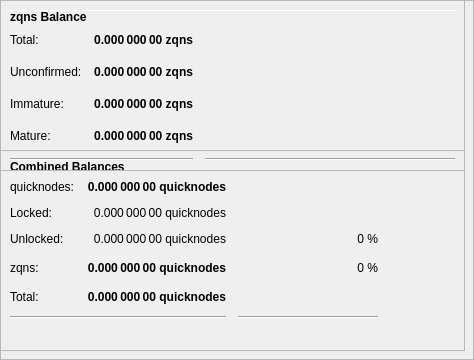
        <widget class="QFrame" name="frameObfuscation">
         <property name="minimumSize">
          <size>
           <width>0</width>
           <height>350</height>
          </size>
         </property>
         <property name="layoutDirection">
          <enum>Qt::LeftToRight</enum>
         </property>
         <property name="frameShape">
          <enum>QFrame::StyledPanel</enum>
         </property>
         <property name="frameShadow">
          <enum>QFrame::Raised</enum>
         </property>
         <widget class="QPushButton" name="runAutoDenom">
          <property name="geometry">
           <rect>
            <x>251</x>
            <y>17</y>
            <width>1</width>
            <height>1</height>
           </rect>
          </property>
          <property name="palette">
           <palette>
            <active>
             <colorrole role="WindowText">
              <brush brushstyle="SolidPattern">
               <color alpha="255">
                <red>0</red>
                <green>0</green>
                <blue>0</blue>
               </color>
              </brush>
             </colorrole>
             <colorrole role="Button">
              <brush brushstyle="SolidPattern">
               <color alpha="255">
                <red>239</red>
                <green>238</green>
                <blue>238</blue>
               </color>
              </brush>
             </colorrole>
             <colorrole role="Light">
              <brush brushstyle="SolidPattern">
               <color alpha="255">
                <red>255</red>
                <green>255</green>
                <blue>255</blue>
               </color>
              </brush>
             </colorrole>
             <colorrole role="Midlight">
              <brush brushstyle="SolidPattern">
               <color alpha="255">
                <red>247</red>
                <green>246</green>
                <blue>246</blue>
               </color>
              </brush>
             </colorrole>
             <colorrole role="Dark">
              <brush brushstyle="SolidPattern">
               <color alpha="255">
                <red>119</red>
                <green>119</green>
                <blue>119</blue>
               </color>
              </brush>
             </colorrole>
             <colorrole role="Mid">
              <brush brushstyle="SolidPattern">
               <color alpha="255">
                <red>159</red>
                <green>159</green>
                <blue>159</blue>
               </color>
              </brush>
             </colorrole>
             <colorrole role="Text">
              <brush brushstyle="SolidPattern">
               <color alpha="255">
                <red>0</red>
                <green>0</green>
                <blue>0</blue>
               </color>
              </brush>
             </colorrole>
             <colorrole role="BrightText">
              <brush brushstyle="SolidPattern">
               <color alpha="255">
                <red>255</red>
                <green>255</green>
                <blue>255</blue>
               </color>
              </brush>
             </colorrole>
             <colorrole role="ButtonText">
              <brush brushstyle="SolidPattern">
               <color alpha="255">
                <red>0</red>
                <green>0</green>
                <blue>0</blue>
               </color>
              </brush>
             </colorrole>
             <colorrole role="Base">
              <brush brushstyle="SolidPattern">
               <color alpha="255">
                <red>255</red>
                <green>255</green>
                <blue>255</blue>
               </color>
              </brush>
             </colorrole>
             <colorrole role="Window">
              <brush brushstyle="SolidPattern">
               <color alpha="255">
                <red>239</red>
                <green>238</green>
                <blue>238</blue>
               </color>
              </brush>
             </colorrole>
             <colorrole role="Shadow">
              <brush brushstyle="SolidPattern">
               <color alpha="255">
                <red>0</red>
                <green>0</green>
                <blue>0</blue>
               </color>
              </brush>
             </colorrole>
             <colorrole role="AlternateBase">
              <brush brushstyle="SolidPattern">
               <color alpha="255">
                <red>247</red>
                <green>246</green>
                <blue>246</blue>
               </color>
              </brush>
             </colorrole>
             <colorrole role="ToolTipBase">
              <brush brushstyle="SolidPattern">
               <color alpha="255">
                <red>255</red>
                <green>255</green>
                <blue>220</blue>
               </color>
              </brush>
             </colorrole>
             <colorrole role="ToolTipText">
              <brush brushstyle="SolidPattern">
               <color alpha="255">
                <red>0</red>
                <green>0</green>
                <blue>0</blue>
               </color>
              </brush>
             </colorrole>
            </active>
            <inactive>
             <colorrole role="WindowText">
              <brush brushstyle="SolidPattern">
               <color alpha="255">
                <red>0</red>
                <green>0</green>
                <blue>0</blue>
               </color>
              </brush>
             </colorrole>
             <colorrole role="Button">
              <brush brushstyle="SolidPattern">
               <color alpha="255">
                <red>239</red>
                <green>238</green>
                <blue>238</blue>
               </color>
              </brush>
             </colorrole>
             <colorrole role="Light">
              <brush brushstyle="SolidPattern">
               <color alpha="255">
                <red>255</red>
                <green>255</green>
                <blue>255</blue>
               </color>
              </brush>
             </colorrole>
             <colorrole role="Midlight">
              <brush brushstyle="SolidPattern">
               <color alpha="255">
                <red>247</red>
                <green>246</green>
                <blue>246</blue>
               </color>
              </brush>
             </colorrole>
             <colorrole role="Dark">
              <brush brushstyle="SolidPattern">
               <color alpha="255">
                <red>119</red>
                <green>119</green>
                <blue>119</blue>
               </color>
              </brush>
             </colorrole>
             <colorrole role="Mid">
              <brush brushstyle="SolidPattern">
               <color alpha="255">
                <red>159</red>
                <green>159</green>
                <blue>159</blue>
               </color>
              </brush>
             </colorrole>
             <colorrole role="Text">
              <brush brushstyle="SolidPattern">
               <color alpha="255">
                <red>0</red>
                <green>0</green>
                <blue>0</blue>
               </color>
              </brush>
             </colorrole>
             <colorrole role="BrightText">
              <brush brushstyle="SolidPattern">
               <color alpha="255">
                <red>255</red>
                <green>255</green>
                <blue>255</blue>
               </color>
              </brush>
             </colorrole>
             <colorrole role="ButtonText">
              <brush brushstyle="SolidPattern">
               <color alpha="255">
                <red>0</red>
                <green>0</green>
                <blue>0</blue>
               </color>
              </brush>
             </colorrole>
             <colorrole role="Base">
              <brush brushstyle="SolidPattern">
               <color alpha="255">
                <red>255</red>
                <green>255</green>
                <blue>255</blue>
               </color>
              </brush>
             </colorrole>
             <colorrole role="Window">
              <brush brushstyle="SolidPattern">
               <color alpha="255">
                <red>239</red>
                <green>238</green>
                <blue>238</blue>
               </color>
              </brush>
             </colorrole>
             <colorrole role="Shadow">
              <brush brushstyle="SolidPattern">
               <color alpha="255">
                <red>0</red>
                <green>0</green>
                <blue>0</blue>
               </color>
              </brush>
             </colorrole>
             <colorrole role="AlternateBase">
              <brush brushstyle="SolidPattern">
               <color alpha="255">
                <red>247</red>
                <green>246</green>
                <blue>246</blue>
               </color>
              </brush>
             </colorrole>
             <colorrole role="ToolTipBase">
              <brush brushstyle="SolidPattern">
               <color alpha="255">
                <red>255</red>
                <green>255</green>
                <blue>220</blue>
               </color>
              </brush>
             </colorrole>
             <colorrole role="ToolTipText">
              <brush brushstyle="SolidPattern">
               <color alpha="255">
                <red>0</red>
                <green>0</green>
                <blue>0</blue>
               </color>
              </brush>
             </colorrole>
            </inactive>
            <disabled>
             <colorrole role="WindowText">
              <brush brushstyle="SolidPattern">
               <color alpha="255">
                <red>119</red>
                <green>119</green>
                <blue>119</blue>
               </color>
              </brush>
             </colorrole>
             <colorrole role="Button">
              <brush brushstyle="SolidPattern">
               <color alpha="255">
                <red>239</red>
                <green>238</green>
                <blue>238</blue>
               </color>
              </brush>
             </colorrole>
             <colorrole role="Light">
              <brush brushstyle="SolidPattern">
               <color alpha="255">
                <red>255</red>
                <green>255</green>
                <blue>255</blue>
               </color>
              </brush>
             </colorrole>
             <colorrole role="Midlight">
              <brush brushstyle="SolidPattern">
               <color alpha="255">
                <red>247</red>
                <green>246</green>
                <blue>246</blue>
               </color>
              </brush>
             </colorrole>
             <colorrole role="Dark">
              <brush brushstyle="SolidPattern">
               <color alpha="255">
                <red>119</red>
                <green>119</green>
                <blue>119</blue>
               </color>
              </brush>
             </colorrole>
             <colorrole role="Mid">
              <brush brushstyle="SolidPattern">
               <color alpha="255">
                <red>159</red>
                <green>159</green>
                <blue>159</blue>
               </color>
              </brush>
             </colorrole>
             <colorrole role="Text">
              <brush brushstyle="SolidPattern">
               <color alpha="255">
                <red>119</red>
                <green>119</green>
                <blue>119</blue>
               </color>
              </brush>
             </colorrole>
             <colorrole role="BrightText">
              <brush brushstyle="SolidPattern">
               <color alpha="255">
                <red>255</red>
                <green>255</green>
                <blue>255</blue>
               </color>
              </brush>
             </colorrole>
             <colorrole role="ButtonText">
              <brush brushstyle="SolidPattern">
               <color alpha="255">
                <red>119</red>
                <green>119</green>
                <blue>119</blue>
               </color>
              </brush>
             </colorrole>
             <colorrole role="Base">
              <brush brushstyle="SolidPattern">
               <color alpha="255">
                <red>239</red>
                <green>238</green>
                <blue>238</blue>
               </color>
              </brush>
             </colorrole>
             <colorrole role="Window">
              <brush brushstyle="SolidPattern">
               <color alpha="255">
                <red>239</red>
                <green>238</green>
                <blue>238</blue>
               </color>
              </brush>
             </colorrole>
             <colorrole role="Shadow">
              <brush brushstyle="SolidPattern">
               <color alpha="255">
                <red>0</red>
                <green>0</green>
                <blue>0</blue>
               </color>
              </brush>
             </colorrole>
             <colorrole role="AlternateBase">
              <brush brushstyle="SolidPattern">
               <color alpha="255">
                <red>239</red>
                <green>238</green>
                <blue>238</blue>
               </color>
              </brush>
             </colorrole>
             <colorrole role="ToolTipBase">
              <brush brushstyle="SolidPattern">
               <color alpha="255">
                <red>255</red>
                <green>255</green>
                <blue>220</blue>
               </color>
              </brush>
             </colorrole>
             <colorrole role="ToolTipText">
              <brush brushstyle="SolidPattern">
               <color alpha="255">
                <red>0</red>
                <green>0</green>
                <blue>0</blue>
               </color>
              </brush>
             </colorrole>
            </disabled>
           </palette>
          </property>
          <property name="focusPolicy">
           <enum>Qt::NoFocus</enum>
          </property>
          <property name="autoFillBackground">
           <bool>true</bool>
          </property>
          <property name="text">
           <string/>
          </property>
          <property name="flat">
           <bool>true</bool>
          </property>
         </widget>
         <widget class="Line" name="line">
          <property name="geometry">
           <rect>
            <x>7</x>
            <y>10</y>
            <width>451</width>
            <height>1</height>
           </rect>
          </property>
          <property name="orientation">
           <enum>Qt::Horizontal</enum>
          </property>
         </widget>
         <widget class="QFrame" name="frame_3">
          <property name="geometry">
           <rect>
            <x>0</x>
            <y>150</y>
            <width>465</width>
            <height>201</height>
           </rect>
          </property>
          <property name="frameShape">
           <enum>QFrame::StyledPanel</enum>
          </property>
          <property name="frameShadow">
           <enum>QFrame::Raised</enum>
          </property>
          <layout class="QVBoxLayout" name="verticalLayout_5">
           <item>
            <layout class="QHBoxLayout" name="horizontalLayout_5" stretch="0">
             <item>
              <widget class="QLabel" name="label_5z">
               <property name="maximumSize">
                <size>
                 <width>16777215</width>
                 <height>20</height>
                </size>
               </property>
               <property name="font">
                <font>
                 <weight>75</weight>
                 <bold>true</bold>
                </font>
               </property>
               <property name="toolTip">
                <string>Combined Balances (including unconfirmed and immature coins)</string>
               </property>
               <property name="text">
                <string>&lt;html&gt;&lt;head/&gt;&lt;body&gt;&lt;p&gt;Combined Balances&lt;/p&gt;&lt;/body&gt;&lt;/html&gt;</string>
               </property>
              </widget>
             </item>
            </layout>
           </item>
           <item>
            <layout class="QGridLayout" name="gridLayout_3">
             <property name="spacing">
              <number>12</number>
             </property>
             <item row="7" column="0" colspan="2">
              <widget class="Line" name="lineSpendableBalance_3">
               <property name="orientation">
                <enum>Qt::Horizontal</enum>
               </property>
              </widget>
             </item>
             <item row="7" column="2">
              <widget class="Line" name="lineWatchBalance_3">
               <property name="sizePolicy">
                <sizepolicy hsizetype="Preferred" vsizetype="Fixed">
                 <horstretch>0</horstretch>
                 <verstretch>0</verstretch>
                </sizepolicy>
               </property>
               <property name="minimumSize">
                <size>
                 <width>140</width>
                 <height>0</height>
                </size>
               </property>
               <property name="orientation">
                <enum>Qt::Horizontal</enum>
               </property>
              </widget>
             </item>
             <item row="4" column="1">
              <widget class="QLabel" name="labelzBalancez">
               <property name="font">
                <font>
                 <weight>75</weight>
                 <bold>true</bold>
                </font>
               </property>
               <property name="cursor">
                <cursorShape>IBeamCursor</cursorShape>
               </property>
               <property name="toolTip">
                <string>Total of transactions that have yet to be confirmed, and do not yet count toward the spendable balance</string>
               </property>
               <property name="text">
                <string notr="true">0.000 000 00 quicknodes</string>
               </property>
               <property name="alignment">
                <set>Qt::AlignRight|Qt::AlignTrailing|Qt::AlignVCenter</set>
               </property>
               <property name="textInteractionFlags">
                <set>Qt::LinksAccessibleByMouse|Qt::TextSelectableByKeyboard|Qt::TextSelectableByMouse</set>
               </property>
              </widget>
             </item>
             <item row="6" column="1">
              <widget class="QLabel" name="labelTotalz">
               <property name="font">
                <font>
                 <weight>75</weight>
                 <bold>true</bold>
                </font>
               </property>
               <property name="cursor">
                <cursorShape>IBeamCursor</cursorShape>
               </property>
               <property name="toolTip">
                <string>Total Balance, including unconfirmed and immature coins.</string>
               </property>
               <property name="text">
                <string notr="true">0.000 000 00 quicknodes</string>
               </property>
               <property name="alignment">
                <set>Qt::AlignRight|Qt::AlignTrailing|Qt::AlignVCenter</set>
               </property>
               <property name="textInteractionFlags">
                <set>Qt::LinksAccessibleByMouse|Qt::TextSelectableByKeyboard|Qt::TextSelectableByMouse</set>
               </property>
              </widget>
             </item>
             <item row="4" column="3">
              <spacer name="horizontalSpacer_6">
               <property name="orientation">
                <enum>Qt::Horizontal</enum>
               </property>
               <property name="sizeHint" stdset="0">
                <size>
                 <width>40</width>
                 <height>20</height>
                </size>
               </property>
              </spacer>
             </item>
             <item row="6" column="0">
              <widget class="QLabel" name="labelTotalTextz">
               <property name="text">
                <string>Total:</string>
               </property>
              </widget>
             </item>
             <item row="1" column="0">
              <widget class="QLabel" name="labelBalanceTextz">
               <property name="text">
                <string>quicknodes:</string>
               </property>
              </widget>
             </item>
             <item row="1" column="1">
              <widget class="QLabel" name="labelBalancez">
               <property name="font">
                <font>
                 <weight>75</weight>
                 <bold>true</bold>
                </font>
               </property>
               <property name="cursor">
                <cursorShape>IBeamCursor</cursorShape>
               </property>
               <property name="toolTip">
                <string>Your current spendable balance</string>
               </property>
               <property name="text">
                <string notr="true">0.000 000 00 quicknodes</string>
               </property>
               <property name="alignment">
                <set>Qt::AlignRight|Qt::AlignTrailing|Qt::AlignVCenter</set>
               </property>
               <property name="textInteractionFlags">
                <set>Qt::LinksAccessibleByMouse|Qt::TextSelectableByKeyboard|Qt::TextSelectableByMouse</set>
               </property>
              </widget>
             </item>
             <item row="4" column="0">
              <widget class="QLabel" name="labelzBalanceTextz">
               <property name="toolTip">
                <string/>
               </property>
               <property name="text">
                <string>zqns:</string>
               </property>
              </widget>
             </item>
             <item row="4" column="2">
              <widget class="QLabel" name="labelzqnsPercent">
               <property name="toolTip">
                <string>Current percentage of zqns.
If AutoMint is enabled this percentage will settle around the configured AutoMint percentage (default = 10%)</string>
               </property>
               <property name="text">
                <string>0 %</string>
               </property>
               <property name="alignment">
                <set>Qt::AlignRight|Qt::AlignTrailing|Qt::AlignVCenter</set>
               </property>
              </widget>
             </item>
             <item row="6" column="2">
              <widget class="QLabel" name="label100Percent">
               <property name="text">
                <string/>
               </property>
               <property name="alignment">
                <set>Qt::AlignRight|Qt::AlignTrailing|Qt::AlignVCenter</set>
               </property>
              </widget>
             </item>
             <item row="2" column="1">
              <widget class="QLabel" name="labelLockedBalance">
               <property name="toolTip">
                <string>Locked quicknodes or Masternode collaterals. These are excluded from zqns minting.</string>
               </property>
               <property name="text">
                <string>0.000 000 00 quicknodes</string>
               </property>
               <property name="alignment">
                <set>Qt::AlignRight|Qt::AlignTrailing|Qt::AlignVCenter</set>
               </property>
              </widget>
             </item>
             <item row="2" column="0">
              <widget class="QLabel" name="labelLockedBalanceText">
               <property name="toolTip">
                <string>Locked quicknodes or Masternode collaterals. These are excluded from zqns minting.</string>
               </property>
               <property name="text">
                <string>Locked:</string>
               </property>
              </widget>
             </item>
             <item row="3" column="0">
              <widget class="QLabel" name="labelUnLockedBalanceText">
               <property name="toolTip">
                <string>Unlocked quicknodess. These can be used for zqns minting.</string>
               </property>
               <property name="text">
                <string>Unlocked:</string>
               </property>
              </widget>
             </item>
             <item row="3" column="1">
              <widget class="QLabel" name="labelUnLockedBalance">
               <property name="toolTip">
                <string>Unlocked quicknodess. These can be used for zqns minting.</string>
               </property>
               <property name="text">
                <string>0.000 000 00 quicknodes</string>
               </property>
               <property name="alignment">
                <set>Qt::AlignRight|Qt::AlignTrailing|Qt::AlignVCenter</set>
               </property>
              </widget>
             </item>
             <item row="3" column="2">
              <widget class="QLabel" name="labelquicknodesPercent">
               <property name="text">
                <string>0 %</string>
               </property>
               <property name="alignment">
                <set>Qt::AlignRight|Qt::AlignTrailing|Qt::AlignVCenter</set>
               </property>
              </widget>
             </item>
            </layout>
           </item>
           <item>
            <spacer name="verticalSpacer">
             <property name="orientation">
              <enum>Qt::Vertical</enum>
             </property>
             <property name="sizeHint" stdset="0">
              <size>
               <width>20</width>
               <height>40</height>
              </size>
             </property>
            </spacer>
           </item>
          </layout>
         </widget>
         <widget class="QFrame" name="frame_4">
          <property name="geometry">
           <rect>
            <x>0</x>
            <y>0</y>
            <width>465</width>
            <height>171</height>
           </rect>
          </property>
          <property name="frameShape">
           <enum>QFrame::StyledPanel</enum>
          </property>
          <property name="frameShadow">
           <enum>QFrame::Raised</enum>
          </property>
          <layout class="QVBoxLayout" name="verticalLayout_7">
           <item>
            <layout class="QHBoxLayout" name="horizontalLayout_8" stretch="0">
             <item>
              <widget class="QLabel" name="label_5z_3">
               <property name="maximumSize">
                <size>
                 <width>16777215</width>
                 <height>20</height>
                </size>
               </property>
               <property name="font">
                <font>
                 <weight>75</weight>
                 <bold>true</bold>
                </font>
               </property>
               <property name="text">
                <string>zqns Balance</string>
               </property>
              </widget>
             </item>
            </layout>
           </item>
           <item>
            <layout class="QGridLayout" name="gridLayout_5">
             <property name="spacing">
              <number>12</number>
             </property>
             <item row="4" column="0">
              <widget class="QLabel" name="labelzBalanceMatureText">
               <property name="toolTip">
                <string>Mature: more than 20 confirmation and more than 1 mints of the same denomination after it was minted.
These zqns are spendable.</string>
               </property>
               <property name="text">
                <string>Mature:</string>
               </property>
              </widget>
             </item>
             <item row="5" column="0" colspan="2">
              <widget class="Line" name="lineSpendableBalance_5">
               <property name="orientation">
                <enum>Qt::Horizontal</enum>
               </property>
              </widget>
             </item>
             <item row="1" column="1">
              <widget class="QLabel" name="labelzBalance">
               <property name="font">
                <font>
                 <weight>75</weight>
                 <bold>true</bold>
                </font>
               </property>
               <property name="cursor">
                <cursorShape>IBeamCursor</cursorShape>
               </property>
               <property name="toolTip">
                <string>All available zqns, unconfirmed and immature zqns included.</string>
               </property>
               <property name="text">
                <string notr="true">0.000 000 00 zqns</string>
               </property>
               <property name="alignment">
                <set>Qt::AlignRight|Qt::AlignTrailing|Qt::AlignVCenter</set>
               </property>
               <property name="textInteractionFlags">
                <set>Qt::LinksAccessibleByMouse|Qt::TextSelectableByKeyboard|Qt::TextSelectableByMouse</set>
               </property>
              </widget>
             </item>
             <item row="5" column="2">
              <widget class="Line" name="lineWatchBalance_5">
               <property name="sizePolicy">
                <sizepolicy hsizetype="Preferred" vsizetype="Fixed">
                 <horstretch>0</horstretch>
                 <verstretch>0</verstretch>
                </sizepolicy>
               </property>
               <property name="minimumSize">
                <size>
                 <width>140</width>
                 <height>0</height>
                </size>
               </property>
               <property name="orientation">
                <enum>Qt::Horizontal</enum>
               </property>
              </widget>
             </item>
             <item row="1" column="0">
              <widget class="QLabel" name="labelzBalanceText">
               <property name="toolTip">
                <string>All available zqns, unconfirmed and immature zqns included.</string>
               </property>
               <property name="text">
                <string>Total:</string>
               </property>
              </widget>
             </item>
             <item row="1" column="2">
              <spacer name="horizontalSpacer_8">
               <property name="orientation">
                <enum>Qt::Horizontal</enum>
               </property>
               <property name="sizeHint" stdset="0">
                <size>
                 <width>40</width>
                 <height>20</height>
                </size>
               </property>
              </spacer>
             </item>
             <item row="4" column="2">
              <spacer name="horizontalSpacer_4">
               <property name="orientation">
                <enum>Qt::Horizontal</enum>
               </property>
               <property name="sizeHint" stdset="0">
                <size>
                 <width>40</width>
                 <height>20</height>
                </size>
               </property>
              </spacer>
             </item>
             <item row="4" column="1">
              <widget class="QLabel" name="labelzBalanceMature">
               <property name="font">
                <font>
                 <weight>75</weight>
                 <bold>true</bold>
                </font>
               </property>
               <property name="toolTip">
                <string>Mature: more than 20 confirmation and more than 1 mints of the same denomination after it was minted.
These zqns are spendable.</string>
               </property>
               <property name="text">
                <string>0.000 000 00 zqns</string>
               </property>
               <property name="alignment">
                <set>Qt::AlignRight|Qt::AlignTrailing|Qt::AlignVCenter</set>
               </property>
              </widget>
             </item>
             <item row="2" column="0">
              <widget class="QLabel" name="labelzBalanceUnconfirmedText">
               <property name="toolTip">
                <string>Unconfirmed: less than 20 confirmations
Immature: confirmed, but less than 1 mints of the same denomination after it was minted</string>
               </property>
               <property name="text">
                <string>Unconfirmed:</string>
               </property>
              </widget>
             </item>
             <item row="2" column="1">
              <widget class="QLabel" name="labelzBalanceUnconfirmed">
               <property name="font">
                <font>
                 <weight>75</weight>
                 <bold>true</bold>
                </font>
               </property>
               <property name="toolTip">
                <string>Unconfirmed: less than 20 confirmations
Immature: confirmed, but less than 1 mints of the same denomination after it was minted</string>
               </property>
               <property name="text">
                <string>0.000 000 00 zqns</string>
               </property>
               <property name="alignment">
                <set>Qt::AlignRight|Qt::AlignTrailing|Qt::AlignVCenter</set>
               </property>
              </widget>
             </item>
             <item row="2" column="2">
              <spacer name="horizontalSpacer_5">
               <property name="orientation">
                <enum>Qt::Horizontal</enum>
               </property>
               <property name="sizeHint" stdset="0">
                <size>
                 <width>40</width>
                 <height>20</height>
                </size>
               </property>
              </spacer>
             </item>
             <item row="3" column="0">
              <widget class="QLabel" name="labelzBalanceImmatureText">
               <property name="toolTip">
                <string>Unconfirmed: less than 20 confirmations
Immature: confirmed, but less than 1 mints of the same denomination after it was minted</string>
               </property>
               <property name="text">
                <string>Immature:</string>
               </property>
              </widget>
             </item>
             <item row="3" column="1">
              <widget class="QLabel" name="labelzBalanceImmature">
               <property name="font">
                <font>
                 <weight>75</weight>
                 <bold>true</bold>
                </font>
               </property>
               <property name="toolTip">
                <string>Unconfirmed: less than 20 confirmations
Immature: confirmed, but less than 1 mints of the same denomination after it was minted</string>
               </property>
               <property name="text">
                <string>0.000 000 00 zqns</string>
               </property>
               <property name="alignment">
                <set>Qt::AlignRight|Qt::AlignTrailing|Qt::AlignVCenter</set>
               </property>
              </widget>
             </item>
             <item row="3" column="2">
              <spacer name="horizontalSpacer_7">
               <property name="orientation">
                <enum>Qt::Horizontal</enum>
               </property>
               <property name="sizeHint" stdset="0">
                <size>
                 <width>40</width>
                 <height>20</height>
                </size>
               </property>
              </spacer>
             </item>
            </layout>
           </item>
          </layout>
         </widget>
        </widget>
